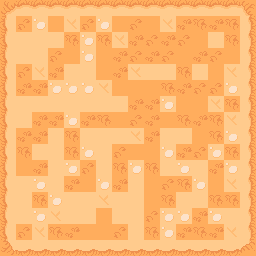

The image is a tile-based game level rendered from a .tmx file. Its description and complete source (layers, tilesets, objects, tile grids) follow:
An orthogonal 16x16 tile map with 16x16 px tiles, 2 tile layers (bg, walls) and 1 object (Player).

<map version="1.10" tiledversion="1.10.2" orientation="orthogonal" renderorder="right-down" width="16" height="16" tilewidth="16" tileheight="16" infinite="0" nextlayerid="4" nextobjectid="2">
 <tileset firstgid="1" source="ninja.tsx" />
 <objectgroup id="3" name="player">
  <object id="1" name="Player" x="136.056" y="138.913">
   <point />
  </object>
 </objectgroup>
 <layer id="1" name="bg" width="16" height="16">
  <data encoding="csv">
1,2,2,2,2,2,2,2,2,2,2,2,2,2,2,3,
23,113,90,111,89,113,90,111,113,111,89,114,112,114,112,25,
23,24,24,24,112,90,112,89,114,113,114,113,111,24,112,25,
23,24,24,113,111,90,111,114,113,114,113,111,114,113,111,25,
23,113,89,114,24,24,111,114,89,24,24,112,24,111,89,25,
23,114,114,90,90,90,89,111,111,111,112,114,113,113,90,25,
23,24,24,24,24,24,24,24,114,114,90,111,111,89,112,25,
23,24,114,114,90,114,112,111,113,114,111,112,114,112,89,25,
23,114,114,24,112,24,24,24,89,114,24,24,111,112,90,25,
23,112,24,24,112,90,24,113,111,111,90,114,113,90,112,25,
23,111,114,24,90,113,24,112,90,112,24,90,24,114,90,25,
23,24,90,24,114,111,90,114,24,111,113,112,90,111,89,25,
23,24,112,90,24,24,89,24,24,111,112,24,24,112,112,25,
23,24,90,89,24,24,111,24,24,113,90,90,114,90,24,25,
23,113,89,112,114,111,111,113,24,112,90,114,112,114,89,25,
45,46,46,46,46,46,46,46,46,46,46,46,46,46,46,47
</data>
 </layer>
 <layer id="2" name="walls" width="16" height="16">
  <data encoding="csv">
0,0,0,0,0,0,0,0,0,0,0,0,0,0,0,0,
0,0,0,0,0,0,0,0,0,0,0,0,0,0,0,0,
0,0,0,0,0,0,0,0,0,0,0,0,0,0,0,0,
0,0,0,0,0,0,0,0,0,0,0,0,0,0,0,0,
0,0,0,0,0,0,0,0,0,0,0,0,0,0,0,0,
0,0,0,0,0,0,0,0,0,0,0,0,0,0,0,0,
0,0,0,0,0,0,0,0,0,0,0,0,0,0,0,0,
0,0,0,0,0,0,0,0,0,0,0,0,0,0,0,0,
0,0,0,0,0,0,0,0,0,0,0,0,0,0,0,0,
0,0,0,0,0,0,0,0,0,0,0,0,0,0,0,0,
0,0,0,0,0,0,0,0,0,0,0,0,0,0,0,0,
0,0,0,0,0,0,0,0,0,0,0,0,0,0,0,0,
0,0,0,0,0,0,0,0,0,0,0,0,0,0,0,0,
0,0,0,0,0,0,0,0,0,0,0,0,0,0,0,0,
0,0,0,0,0,0,0,0,0,0,0,0,0,0,0,0,
0,0,0,0,0,0,0,0,0,0,0,0,0,0,0,0
</data>
 </layer>
</map>
